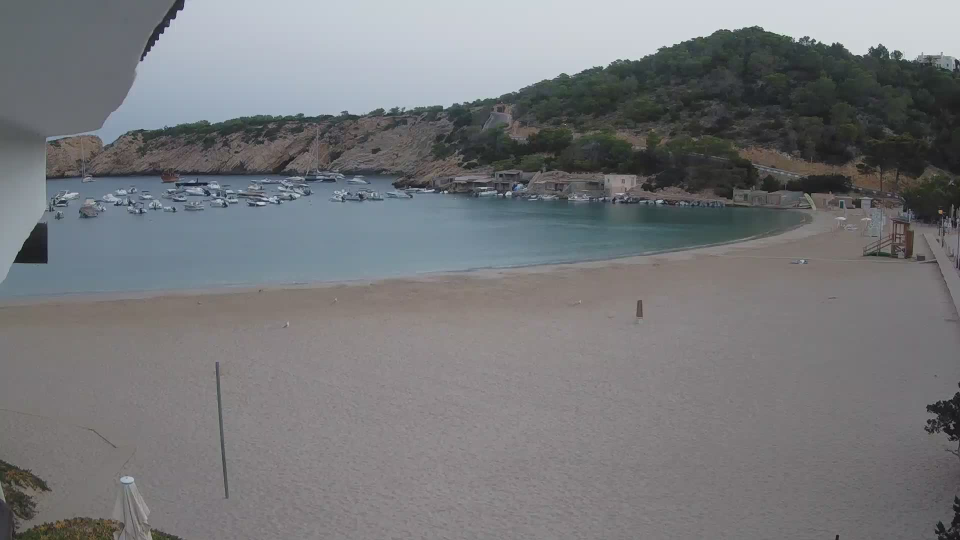
#> input picture images/1660453200.jpg, 1920 x 1080 px (shown at 1/2 size); its folder holds 4 pictures in this run
$ jupyter execute --allow-errors fullcode.ipynb
#> lines starting #> are read from the running program, lines starting #| are printed output that depends on the picture; after the words box and inside, x2 and y2 are one past the last pixel; in counts of white or black regions, pixels touching at a corner belong together
[cell 1]
import numpy as np
import matplotlib.pyplot as plt
import cv2
import os
import pandas as pd
from itertools import compress
plt.rcParams['figure.figsize'] = [18, 9]

# FULL ALGORITHM

[cell 2]
def load_groundtruth(directory: str, images):
#> called with directory = 'images'
    image_positions = pd.read_csv("images/labels_people_detection.csv",delimiter=",",usecols=["Image","X","Y"])
#> (reads images/labels_people_detection.csv from the repository)

    image_count = pd.DataFrame(columns=["Image","NPeople"])

    for img in images:
        if img not in np.unique(image_positions["Image"]):
            image_count = image_count._append({"Image": img, "NPeople": 0}, ignore_index=True)

    for img in np.unique(image_positions["Image"]):
        n_people = np.sum(image_positions["Image"] == img)
        image_count = image_count._append({"Image": img,"NPeople": n_people}, ignore_index=True)

    return image_positions, image_count


def load_data(directory: str):
    image_filenames = os.listdir(directory)
    image_filenames.sort()
    image_filenames.pop()

    image_positions, image_count = load_groundtruth(directory, image_filenames)

    for i in range(len(image_filenames)):
        image_filenames[i] = "{}/{}".format(directory,image_filenames[i])

    image_stack = np.stack([cv2.imread(filename, cv2.IMREAD_GRAYSCALE) for filename in image_filenames], axis=2)
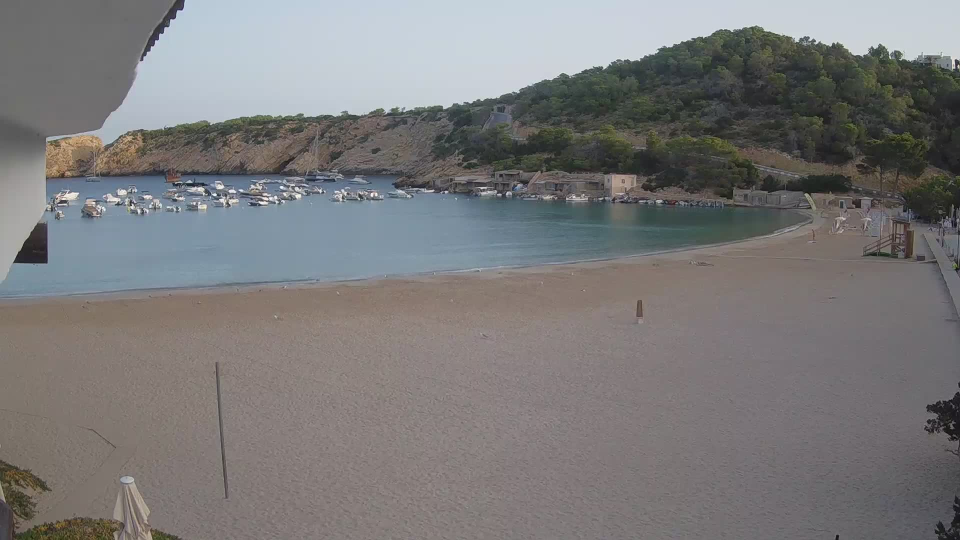
#> input picture images/1660456800.jpg, 1920 x 1080 px (shown at 1/2 size)
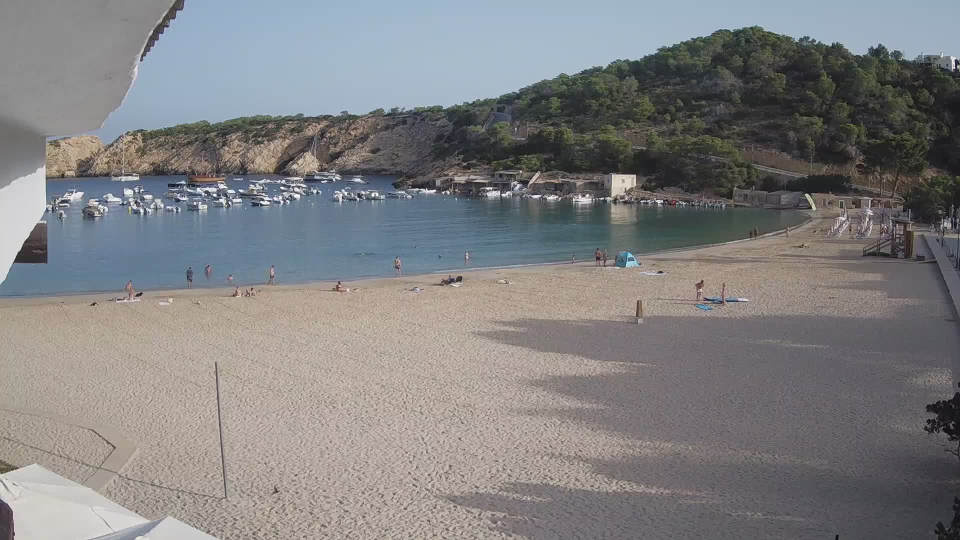
#> input picture images/1660460400.jpg, 1920 x 1080 px (shown at 1/2 size)
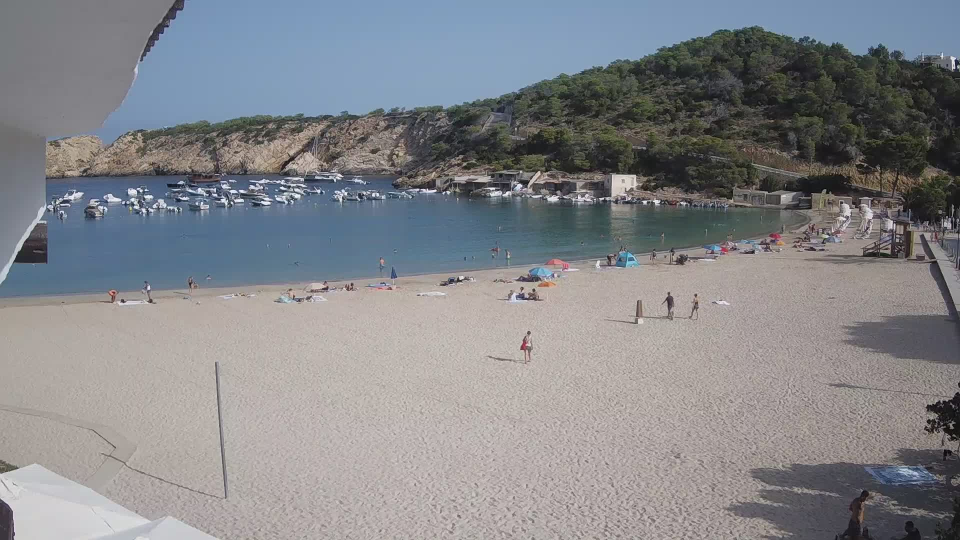
#> input picture images/1660464000.jpg, 1920 x 1080 px (shown at 1/2 size)
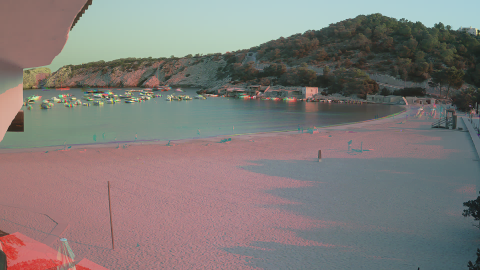
#> image_stack: shape (1080, 1920, 4) (shown at 1/4 size); mean B, G, R, A 119.6, 122.1, 128.1, 133.5
    image_stack = np.transpose(image_stack, (2, 0, 1))

    image_stack_color = np.stack([cv2.cvtColor(cv2.imread(filename, cv2.IMREAD_COLOR), cv2.COLOR_BGR2RGB) for filename in image_filenames], axis=2)
    image_stack_color = np.transpose(image_stack_color, (2, 3, 0, 1))

    return image_stack, image_stack_color, image_positions, image_count

# original_img = image_stack[idx]
def compute_tophat(original_img, empty_img):
    clahe = cv2.createCLAHE(clipLimit=1)

    empty_img_ = empty_img.copy()
    empty_img_[0:440,:] = 0

    image_mod_ = original_img.copy()
    image_mod_[0:440,:] = 0

    empty_image_ = clahe.apply(empty_img_)
    test_image_ = clahe.apply(image_mod_)

    diff = cv2.subtract(empty_image_, test_image_)

    kernelSize = (10,18)
    kernel = cv2.getStructuringElement(cv2.MORPH_RECT, kernelSize)
    tophat = cv2.morphologyEx(diff, cv2.MORPH_TOPHAT, kernel)

    return tophat, diff


def detection_mask(image, tophat):
    edges = cv2.Canny(image=tophat, threshold1=100, threshold2=200)

    dilated = cv2.dilate(edges, cv2.getStructuringElement(cv2.MORPH_CROSS, (3,10)))

    closed = cv2.morphologyEx(dilated, cv2.MORPH_CLOSE, cv2.getStructuringElement(cv2.MORPH_CROSS, (3,10)))

    image_used = np.copy(image)

    image_used[0][closed == 0] = 0
    image_used[1][closed == 0] = 0
    image_used[2][closed == 0] = 0

    image_used = np.transpose(image_used, (1, 2, 0))

    mask = skin_color_filter(image_used)

    #mask = cv2.morphologyEx(mask, cv2.MORPH_OPEN, cv2.getStructuringElement(cv2.MORPH_RECT, (7,7)))

    #mask = cv2.dilate(mask, cv2.getStructuringElement(cv2.MORPH_CROSS, (3,10)))


    result = np.copy(image)
    result[0][mask == 255] = 0
    result[1][mask == 255] = 255
    result[2][mask == 255] = 0
    result = np.transpose(result, (1, 2, 0))

    return result, mask[440:,:]


def skin_color_filter(image):
    min_YCrCb = np.array([0, 133, 77], np.uint8)
    max_YCrCb = np.array([235, 173, 127], np.uint8)

    #img2 = cv2.imread("images/{}".format(images[5]), cv2.IMREAD_COLOR)
    imageYCrCb = cv2.cvtColor(image, cv2.COLOR_RGB2YCR_CB)
    skinRegionYCrCb = cv2.inRange(imageYCrCb, min_YCrCb, max_YCrCb)

    #skinYCrCb = cv2.bitwise_and(image, image, mask=skinRegionYCrCb)

    return skinRegionYCrCb

# ------------------------------------------------------------
# ------------------------------------------------------------

def min_max_norm(image):
    min_val = np.min(image)
    max_val = np.max(image)

    norm_image = (image - min_val) / (max_val - min_val)
    return norm_image


def divide_img_sectors(image):
    # Find boundaries

    img_size = image.shape
    sqrt_arr = np.sqrt(np.linspace(1,img_size[0],8, dtype = np.int_))
    norm_arr = min_max_norm(sqrt_arr)
    cut_boundaries = img_size[0] - (norm_arr * img_size[0]).astype(int)


    tmp = np.repeat(cut_boundaries, 2)[1:-1]
    cut_boundaries_paris = tmp[:(len(tmp) // 2 + 1) * 2].reshape(-1, 2)
    image_list_sectors = []

    for pair_i in cut_boundaries_paris:
        img = image[pair_i[1]:pair_i[0],:].copy()
        image_list_sectors.append(img)

    return image_list_sectors

def filter_blobs(bin_image,thresh_area):
    # Filter blobs by area
    contours, _ = cv2.findContours(bin_image, cv2.RETR_EXTERNAL, cv2.CHAIN_APPROX_SIMPLE)
    filtered_cont = []
    for contour in contours:
        area = cv2.contourArea(contour)
        if area >= thresh_area:
            filtered_cont.append(contour)

    # Fill the new image with the filtered blobs
    canvas = np.zeros(bin_image.shape)
    cv2.drawContours(canvas, filtered_cont, -1, (255, 255, 255), cv2.FILLED)
    return canvas

def find_people_sec(image_list):
    p_sector_list = [None] * len(image_list)

    # FIRST SECTOR
    _, bin_0 = cv2.threshold(image_list[0], 16, 255, cv2.THRESH_BINARY)

    kernelSize_dil = (3,3)
    kernel_dil = cv2.getStructuringElement(cv2.MORPH_RECT, kernelSize_dil)
    bin_0 = cv2.dilate(bin_0,kernel_dil,iterations = 1)

    kernelSize_open = (6,8)
    kernel_open = cv2.getStructuringElement(cv2.MORPH_RECT, kernelSize_open)
    bin_0 = cv2.morphologyEx(bin_0, cv2.MORPH_OPEN, kernel_open)

    kernelSize_close = (20,20)
    kernel_close = cv2.getStructuringElement(cv2.MORPH_RECT, kernelSize_close)
    bin_0 = cv2.morphologyEx(bin_0, cv2.MORPH_CLOSE, kernel_close)

    p_sector_list[0] = filter_blobs(bin_0,80)


    # SECOND SECTOR
    _, bin_1 = cv2.threshold(image_list[1], 16, 255, cv2.THRESH_BINARY)

    kernelSize_dil = (3,3)
    kernel_dil = cv2.getStructuringElement(cv2.MORPH_RECT, kernelSize_dil)
    bin_1 = cv2.dilate(bin_1,kernel_dil,iterations = 1)

    kernelSize_open = (5,7)
    kernel_open = cv2.getStructuringElement(cv2.MORPH_RECT, kernelSize_open)
    bin_1 = cv2.morphologyEx(bin_1, cv2.MORPH_OPEN, kernel_open)

    kernelSize_close = (20,20)
    kernel_close = cv2.getStructuringElement(cv2.MORPH_RECT, kernelSize_close)
    bin_1 = cv2.morphologyEx(bin_1, cv2.MORPH_CLOSE, kernel_close)

    p_sector_list[1] = filter_blobs(bin_1,80)


    # THIRD SECTOR
    _, bin_2 = cv2.threshold(image_list[2], 55, 255, cv2.THRESH_BINARY)

    kernelSize_dil = (3,3)
    kernel_dil = cv2.getStructuringElement(cv2.MORPH_RECT, kernelSize_dil)
    bin_2 = cv2.dilate(bin_2,kernel_dil,iterations = 1)

    kernelSize_open = (2,2)
    kernel_open = cv2.getStructuringElement(cv2.MORPH_RECT, kernelSize_open)
    bin_2 = cv2.morphologyEx(bin_2, cv2.MORPH_OPEN, kernel_open)

    kernelSize_close = (15,15)
    kernel_close = cv2.getStructuringElement(cv2.MORPH_RECT, kernelSize_close)
    bin_2 = cv2.morphologyEx(bin_2, cv2.MORPH_CLOSE, kernel_close)

    p_sector_list[2] = filter_blobs(bin_2,50)


    # FORTH SECTOR
    _, bin_3 = cv2.threshold(image_list[3], 30, 255, cv2.THRESH_BINARY)

    kernelSize_dil = (2,2)
    kernel_dil = cv2.getStructuringElement(cv2.MORPH_RECT, kernelSize_dil)
    bin_3 = cv2.erode(bin_3,kernel_dil,iterations = 1)


    kernelSize_close = (8,12)
    kernel_close = cv2.getStructuringElement(cv2.MORPH_RECT, kernelSize_close)
    bin_3 = cv2.morphologyEx(bin_3, cv2.MORPH_CLOSE, kernel_close)

    kernelSize_open = (5,5)
    kernel_open = cv2.getStructuringElement(cv2.MORPH_RECT, kernelSize_open)
    bin_3 = cv2.morphologyEx(bin_3, cv2.MORPH_OPEN, kernel_open)

    p_sector_list[3] = filter_blobs(bin_3,20)


    # FIFTH SECTOR
    _, bin_4 = cv2.threshold(image_list[4], 20, 255, cv2.THRESH_BINARY)

    kernelSize_open = (6,3)
    kernel_open = cv2.getStructuringElement(cv2.MORPH_RECT, kernelSize_open)
    bin_4 = cv2.morphologyEx(bin_4, cv2.MORPH_OPEN, kernel_open)


    kernelSize_close = (7,8)
    kernel_close = cv2.getStructuringElement(cv2.MORPH_RECT, kernelSize_close)
    bin_4 = cv2.morphologyEx(bin_4, cv2.MORPH_CLOSE, kernel_close)

    p_sector_list[4] = filter_blobs(bin_4,10)


    # SIXTH SECTOR
    _, bin_5 = cv2.threshold(image_list[5], 70, 255, cv2.THRESH_BINARY)

    kernelSize_close = (5,5)
    kernel_close = cv2.getStructuringElement(cv2.MORPH_RECT, kernelSize_close)
    bin_5 = cv2.morphologyEx(bin_5, cv2.MORPH_CLOSE, kernel_close)

    kernelSize_open = (3,3)
    kernel_open = cv2.getStructuringElement(cv2.MORPH_RECT, kernelSize_open)
    bin_5 = cv2.morphologyEx(bin_5, cv2.MORPH_OPEN, kernel_open)

    p_sector_list[5] = filter_blobs(bin_5,10)


    # SEVENTH SECTOR
    _, bin_6 = cv2.threshold(image_list[6], 70, 255, cv2.THRESH_BINARY)

    kernelSize_close = (7,7)
    kernel_close = cv2.getStructuringElement(cv2.MORPH_RECT, kernelSize_close)
    bin_6 = cv2.morphologyEx(bin_6, cv2.MORPH_CLOSE, kernel_close)

    kernelSize_dil = (4,4)
    kernel_dil = cv2.getStructuringElement(cv2.MORPH_RECT, kernelSize_dil)
    bin_6 = cv2.dilate(bin_6,kernel_dil,iterations = 1)

    p_sector_list[6] = filter_blobs(bin_6,5)

    return p_sector_list

def find_people(tophat_img):
    #Cut mountain, boats and sky
    image_cut = tophat_img[440:,:].copy()

    #Divide image in sectors
    img_sectors = divide_img_sectors(image_cut)

    # Find people, create the mask
    mask = np.zeros(image_cut.shape, dtype = np.uint8)

    p_sector_list = find_people_sec(img_sectors)

    # Unify image sectors
    mask_h = mask.shape[0]
    pos_h = 0

    for img in p_sector_list:

        top_h = mask_h - (pos_h + img.shape[0])
        bot_h = mask_h - (pos_h)
        mask[top_h:bot_h,:] = img
        pos_h += img.shape[0]

    return mask


def get_outline_img(img):
    # Gradient of mask
    kernelSize_close = (3,3)
    kernel_close = cv2.getStructuringElement(cv2.MORPH_RECT, kernelSize_close)
    return cv2.morphologyEx(img, cv2.MORPH_GRADIENT, kernel_close)


#mask, msk
#msk_cut = msk[440:,:].copy()
def and_combine_masks(msk1, msk2):
    return cv2.bitwise_and(msk1, msk2)

# color in (R,G,B)
def apply_mask_outline_to_img(img, mask_, color):
    image_detected = img.copy()
    overline = get_outline_img(mask_)

    image_detected[0][440:,:][overline == 255] = color[0]
    image_detected[1][440:,:][overline == 255] = color[1]
    image_detected[2][440:,:][overline == 255] = color[2]
    image_detected = np.transpose(image_detected, (1, 2, 0))

    return image_detected

def filter_regions(image,mask):
    contours = cv2.findContours(image, cv2.RETR_LIST, cv2.CHAIN_APPROX_NONE)
    filtering_contours = cv2.findContours(mask, cv2.RETR_LIST, cv2.CHAIN_APPROX_NONE)

    keep_contours_ = []
    used_filters_ = np.zeros(len(filtering_contours[0]))

    for contour in contours[0]:
        keep_contour = False

        for idx, filter in enumerate(filtering_contours[0]):
            #if used_filters[idx]:
            #    continue

            representing_pixel = (int(filter[0][0][0]), int(filter[0][0][1]))

            if cv2.pointPolygonTest(contour=contour, pt=representing_pixel, measureDist=False) != -1:
                keep_contour = True
                used_filters_[idx] = 1
                break

        keep_contours_.append(keep_contour)

    result = np.zeros_like(image)
    filtered_contours = list(compress(list(contours[0]), keep_contours_))
    cv2.drawContours(result, filtered_contours, contourIdx=-1, color=255, thickness=-1)

    result = cv2.dilate(result, cv2.getStructuringElement(cv2.MORPH_RECT, (7,7)))

    return result


def compute_centroids(bin_img):
    centroids = []

    contours, _ = cv2.findContours(bin_img, cv2.RETR_EXTERNAL, cv2.CHAIN_APPROX_SIMPLE)
    for contour in contours:

        mom = cv2.moments(contour)

        # Calculate centroid
        if mom['m00'] != 0:
            centroid_x = int(mom['m10'] / mom['m00'])
            centroid_y = int(mom['m01'] / mom['m00'])
        else:
            # Avoid division by zero if the area is zero
            centroid_x, centroid_y = 0, 0

        centroids.append([centroid_x,centroid_y + 440])

    return centroids

## EXECUTION

[cell 3]
gray_images, color_images, gt_positions, gt_count = load_data("images")
#> gt_positions = table of 927 rows and 3 columns; gt_count = table of 10 rows and 2 columns

empty_beach = gray_images[1]
beach_mask = cv2.imread('res/beach_mask.png', cv2.IMREAD_GRAYSCALE)
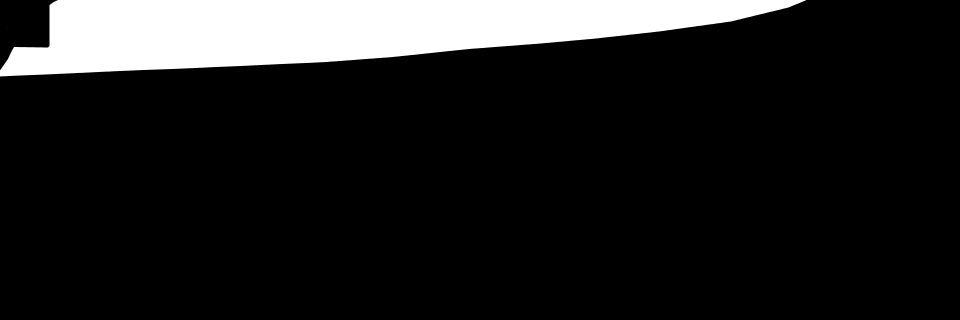
#> input picture res/beach_mask.png, 1920 x 640 px (shown at 1/2 size)
#> beach_mask is the input picture: shape (640, 1920); min 0, max 255, mean 32.1

results_method_1 = []
results_method_2 = []
results_and_1_2 = []
results_combined = []
centroids_result = []

final_masks = []

for i in range(len(gray_images)):
    image_name = gt_count["Image"][i]
    image_gray = gray_images[i]
    image_color = color_images[i]

    tophat, diff = compute_tophat(image_gray, empty_beach)

    _,detection_msk = detection_mask(image_color, tophat)
    results_method_1.append(apply_mask_outline_to_img(image_color, detection_msk, np.array([255, 0, 0])))

    people_mask = find_people(tophat)
    sea_people = cv2.bitwise_and(beach_mask,people_mask)
    results_method_2.append(apply_mask_outline_to_img(image_color, people_mask, np.array([255, 0, 0])))

    intermediate_mask = and_combine_masks(people_mask, detection_msk)
    intermediate_mask = cv2.bitwise_or(sea_people,intermediate_mask)
    results_and_1_2.append(apply_mask_outline_to_img(image_color, intermediate_mask, np.array([255, 0, 0])))


    resulting_mask = filter_regions(people_mask, intermediate_mask)
    final_masks.append(resulting_mask)
    result_image = apply_mask_outline_to_img(image_color, resulting_mask, np.array([255, 0, 0]))
    results_combined.append(result_image)

    centroids_result.append(compute_centroids(resulting_mask))
#> this loop made 4 passes
#> image_name on passes 3 to 4: '1660460400.jpg', '1660464000.jpg'
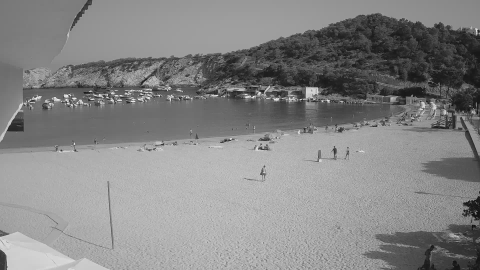
#> image_gray: shape (1080, 1920) (shown at 1/4 size); min 0, max 255, mean 133.5
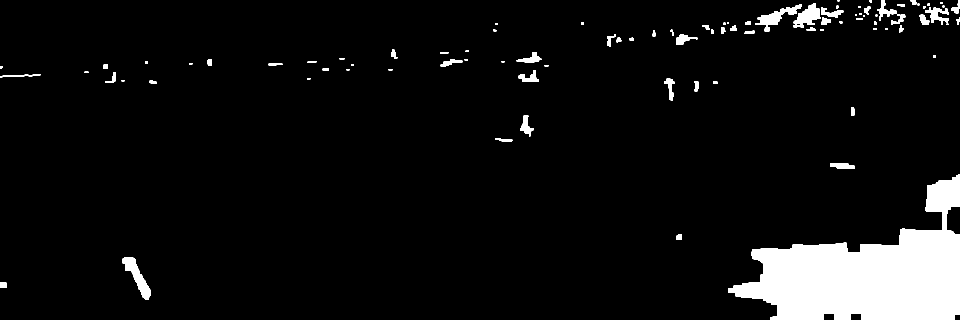
#> people_mask: shape (640, 1920) (shown at 1/2 size); 6.6% white; 92 white regions (15 under 20 px), largest, box (x1, y1, x2, y2) and area: (1456, 348, 1920, 640) 67121, (244, 514, 302, 600) 1739, (1511, 9, 1604, 63) 1470
#> resulting_mask: shape (640, 1920); 7.8% white; 43 white regions, largest, box (x1, y1, x2, y2) and area: (1453, 345, 1920, 640) 70892, (1508, 4, 1690, 66) 5907, (1743, 0, 1814, 68) 2377
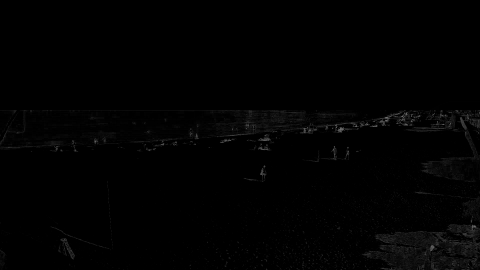
#> tophat: shape (1080, 1920) (shown at 1/4 size); min 0, max 162, mean 1.8
#> after the loop, centroids_result = 4 items; final_masks = 4 items; results_and_1_2 = 4 items; results_combined = 4 items; results_method_1 = 4 items; results_method_2 = 4 items

[cell 4]
index = 4

fig = plt.figure()
fig.add_subplot(3,1,1)
#> (the rest of this cell did not finish here and is left out)

## Evaluation

[cell 5]
from sklearn.neighbors import NearestNeighbors

[cell 6]
def eval_images_mse(gt, detections):
    return np.mean(np.square(gt - detections))

num_detections = [len(x) for x in centroids_result]
#> num_detections = [6, 0, 47, 43]
#> (the rest of this cell did not finish here and is left out)

[cell 7]
errors = []
for i in range(len(num_detections)):
    errors.append(np.abs(gt_count["NPeople"][i] - num_detections[i]))
#> this loop made 4 passes
#> after the loop, errors = [6, 0, 23, 1]
errors
#> Out = [6, 0, 23, 1]

[cell 8]
treshold = 15

scores = []

#> (the rest of this cell did not finish here and is left out)

[cell 9]
detections_vs_gt = []

#> (the rest of this cell did not finish here and is left out)

[cell 10]
plt.imshow(detections_vs_gt[2])
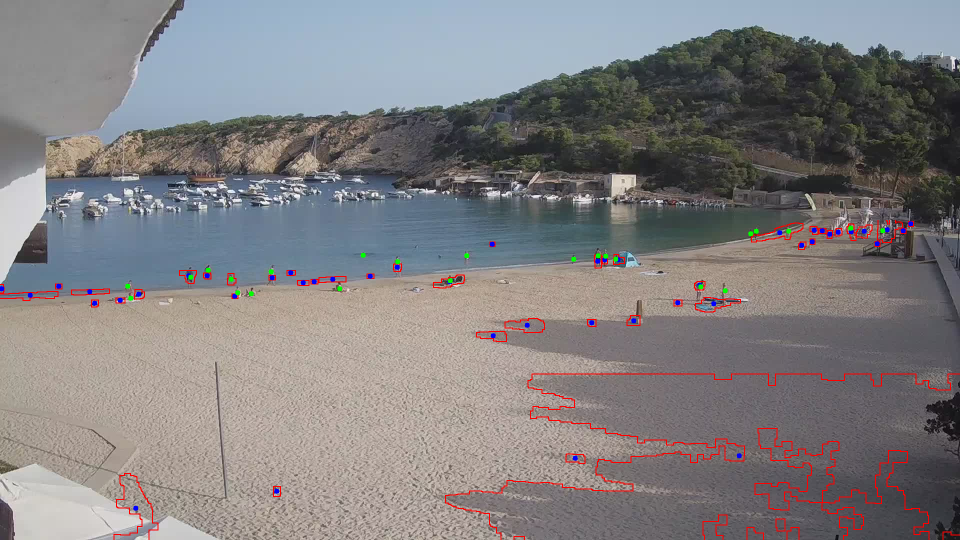
#> shown: shape (1080, 1920, 3) (shown at 1/2 size); mean R, G, B 129.3, 126.5, 128
